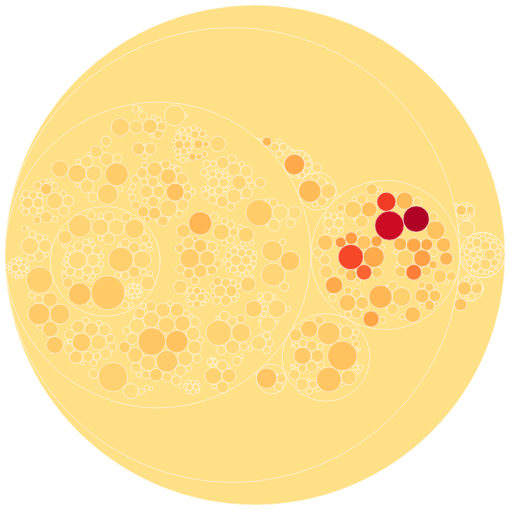

The code cell stored with this chart in its notebook:
### Code cell
desc = cm.vega.vis_hot_spots(hspots.query("language == 'Python'"), width=500, height=500)
Vega(desc)

### Figure 1 — Vega specification as saved in the notebook (floating-point values rounded to 4 significant figures; data arrays with more than 128 entries replaced by an {"elided": "..."} marker saying what was removed)
{"$schema": "https://vega.github.io/schema/vega/v4.json", "autosize": "none", "data": [{"name": "tree", "transform": [{"key": "id", "parentKey": "parent", "type": "stratify"}, {"field": "size", "size": [{"signal": "width"}, {"signal": "height"}], "sort": {"field": "value", "order": "descending"}, "type": "pack"}], "values": {"elided": "832 records"}}], "height": 500, "marks": [{"encode": {"enter": {"fill": {"field": "intensity", "scale": "color"}, "shape": {"value": "circle"}, "tooltip": {"signal": "datum.path + (datum.intensity ? ', ' + datum.intensity + ' changes' : '') + (datum.size ? ', ' + datum.size + ' lines' : '')"}}, "hover": {"stroke": {"value": "black"}, "strokeWidth": {"value": 2}}, "update": {"size": {"signal": "4 * datum.r * datum.r"}, "stroke": {"value": "white"}, "strokeWidth": {"value": 0.5}, "x": {"field": "x"}, "y": {"field": "y"}}}, "from": {"data": "tree"}, "type": "symbol"}], "padding": 5, "scales": [{"domain": {"data": "tree", "field": "intensity"}, "domainMin": 0, "name": "color", "range": {"scheme": "yelloworangered"}, "type": "linear"}], "width": 500}
